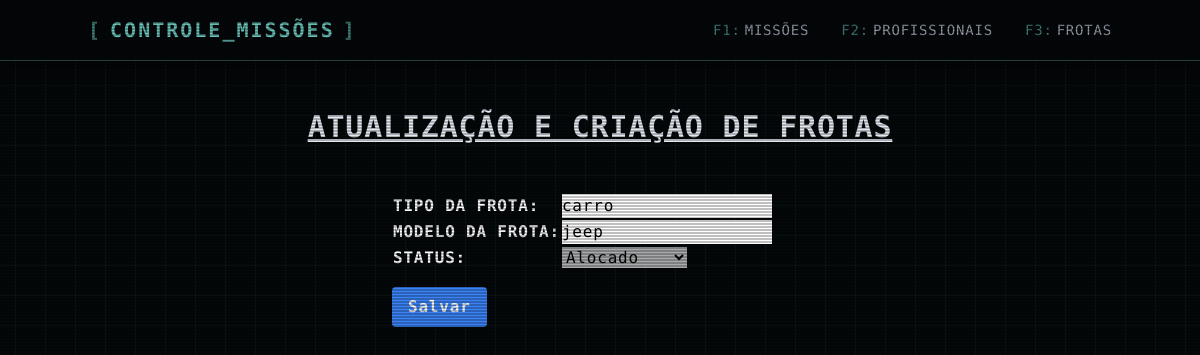
The page /frotas/atualizar/1/ on the database as committed earlier.
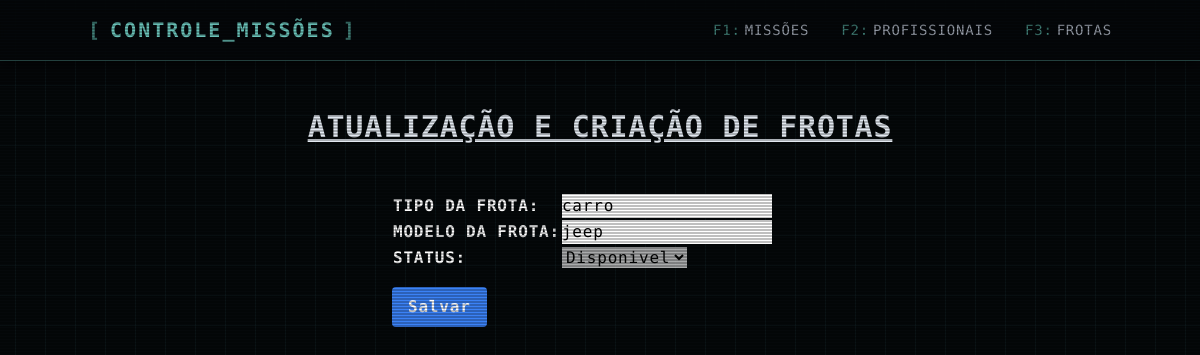
The same page on the database as committed later.
### professional/models.py (models this page shows, shortened)
class OperatorFleet(models.Model):
    fleet_type = models.CharField(max_length=50, verbose_name="Tipo da Frota")
    fleet_model = models.CharField(max_length=50, verbose_name="Modelo da Frota")
    status = models.ForeignKey(Status, on_delete=models.PROTECT, default=get_default_status)
    class Meta:
        verbose_name = "Frota"
        verbose_name_plural = "Frotas"
        ordering = ['fleet_model']

### professional/views.py (the view)
# urls.py: path('frotas/atualizar/<int:pk>/', OperatorFleetUpdateView.as_view(), name='update_fleet'),
class OperatorFleetUpdateView(UpdateView):
    model = OperatorFleet
    template_name = 'update_fleet.html'
    form_class = OperatorFleetForm
    success_url = '/frotas/'

### professional/forms.py
class OperatorFleetForm(forms.ModelForm):
    class Meta:
        model = OperatorFleet
        fields = ['fleet_type', 'fleet_model', 'status']
        widgets = {
            'fleet_type': forms.TextInput(attrs={'class': 'form-control'}),
            'fleet_model': forms.TextInput(attrs={'class': 'form-control'}),
            'status': forms.Select(attrs={'class': 'form-select'}),
        }
    def __init__(self, *args, **kwargs):
        super().__init__(*args, **kwargs)
        self.fields['status'].disabled = True

### professional/models.py (called while the page is built)
    def __str__(self):
        return str(self.status_name)

### core/templates/update_fleet.html (shortened to what this page needs)
{% extends "base.html" %}
{% block content %}
<h1 class="text-3xl font-bold underline w-full text-center">Atualização e Criação de Frotas</h1>
<form method="post" class="max-w-md mx-auto mt-8 p-4 rounded">
    <table class="table-auto text-left text-black">
        {{ form.as_table }}
    </table>
    <button type="submit" class="bg-blue-500 hover:bg-blue-700 text-white font-bold py-2 px-4 rounded mt-4" style="cursor: pointer;">
        Salvar
    </button>
</form>
{% endblock %}

Rows that differ between the two databases and show on the page:
changed OperatorFleet "carro": status "Alocado" → "Disponivel"
